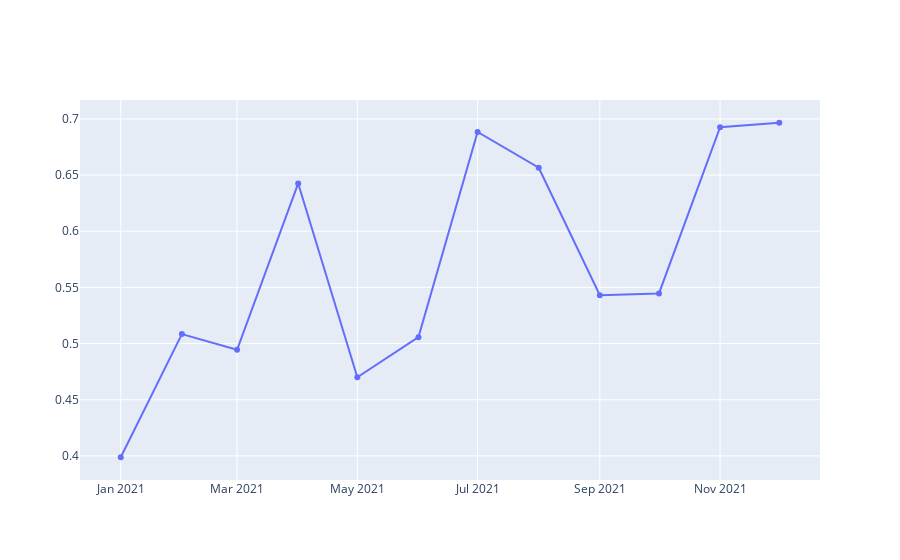

Notebook code for this chart:
### Code cell
sentiment_analysis("maker")

### Figure 1 — Plotly figure (JSON) as saved in the notebook; plotly's stock layout.template omitted (floating-point values rounded to 4 significant figures)
{"data": [{"type": "scatter", "x": ["2021-01", "2021-02", "2021-03", "2021-04", "2021-05", "2021-06", "2021-07", "2021-08", "2021-09", "2021-10", "2021-11", "2021-12"], "y": [0.3988, 0.5084, 0.4945, 0.6426, 0.47, 0.5057, 0.6883, 0.6565, 0.5431, 0.5447, 0.6926, 0.6966]}], "layout": {}}
